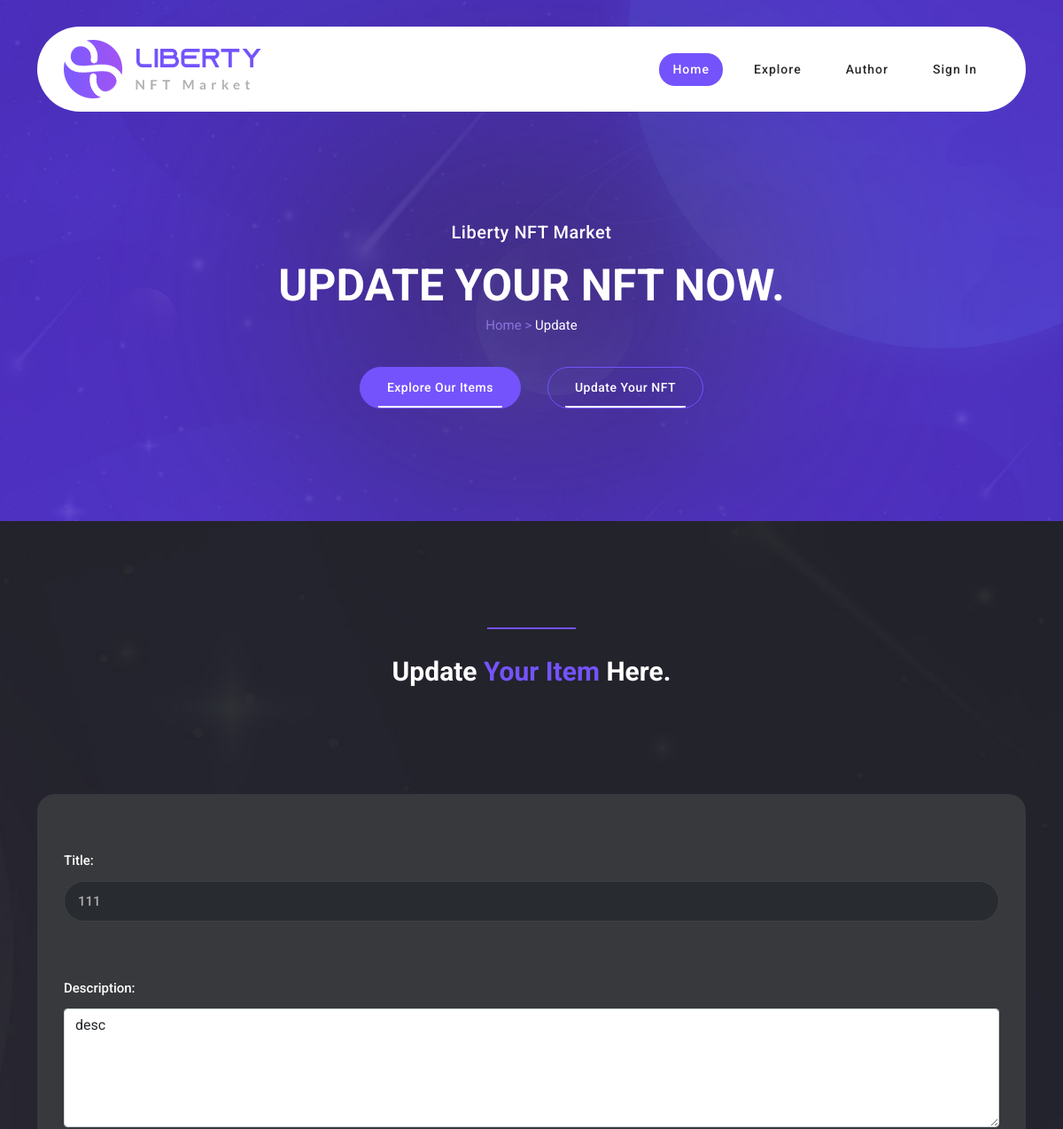
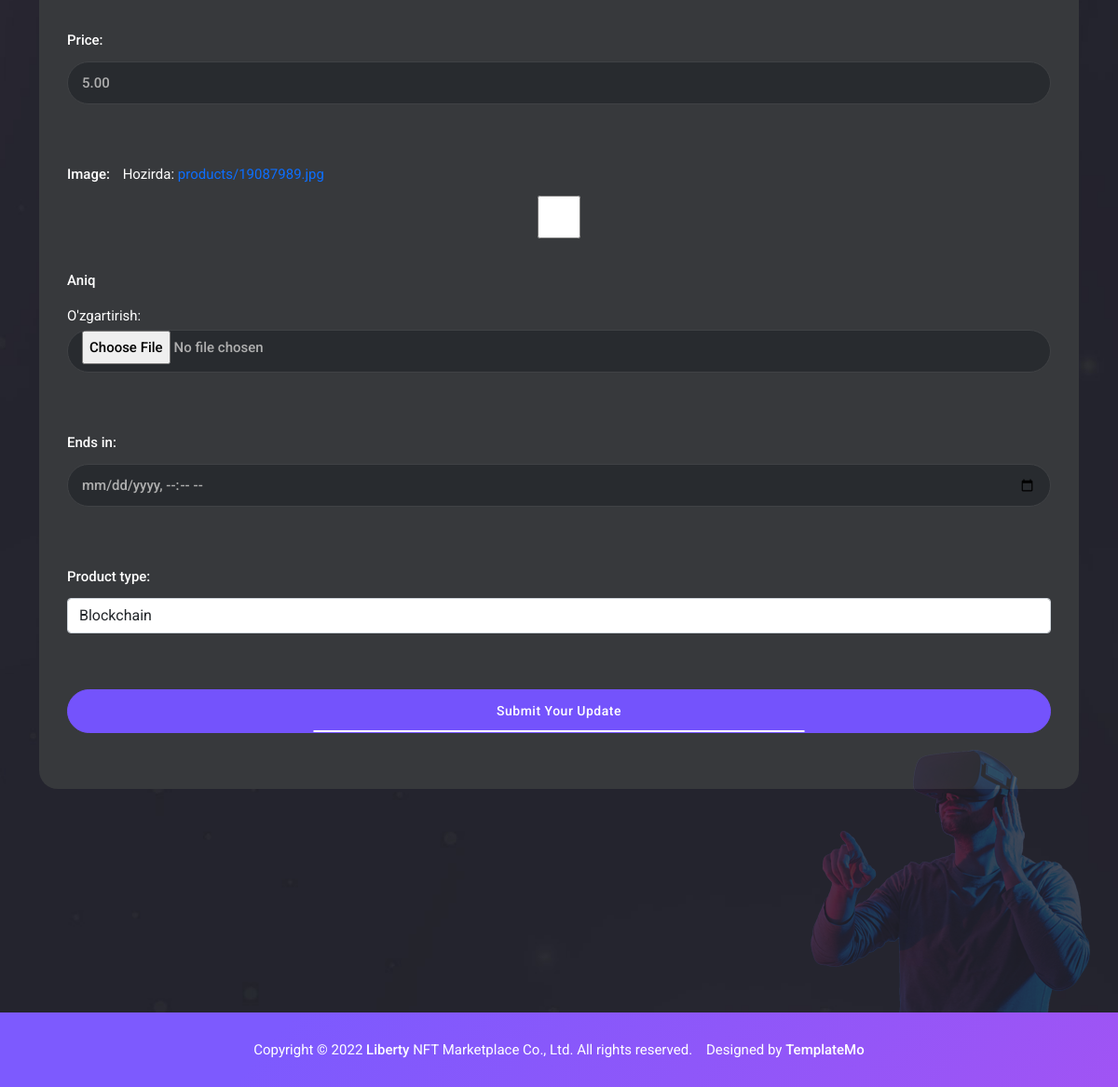
The app's page /products/update/1/ with its own data (2 pictures, top to bottom).
### market/models.py (models this page shows, shortened)
class AbstractBaseModel(models.Model):
    created_at = models.DateTimeField(auto_now_add=True)
    updated_at = models.DateTimeField(auto_now=True)
    class Meta:
        abstract = True

class Product(AbstractBaseModel):
    PRODUCT_TYPE_CHOICES = (
        ('digital', 'Digital'),
        ('physical', 'Physical'),
        ('service', 'Service'),
        ('music', 'Music'),
        ('video', 'Video'),
        ('blockchain', 'Blockchain'),
        ('ai', 'Artificial Intelligence'),
        ('iot', 'Internet of Things'),
        ('other', 'Other'),
    )
    name = models.ForeignKey(Author, related_name='products', on_delete=models.CASCADE)
    title = models.CharField(max_length=255)
    description = models.TextField()
    price = models.DecimalField(max_digits=10, decimal_places=2)
    image = models.FileField(upload_to='products/', null=True, blank=True, default='default_product.png')
    ends_in = models.DateTimeField()  # renamed from 'ends_in'
    product_type = models.CharField(max_length=20, choices=PRODUCT_TYPE_CHOICES, default='other')
    class Meta:
        verbose_name_plural = 'Products'
        db_table = 'products'

### market/views.py (the view, shortened to what this page needs)
# urls.py: path('products/update/<int:pk>/', ProductUpdateView.as_view(), name='product_update'),
class ProductUpdateView(UpdateView):
    model = Product
    form_class = ProductUpdateForm
    template_name = 'market/product_update.html'  # Specify your own template name/path

### market/forms.py
class ProductUpdateForm(forms.ModelForm):
    class Meta:
        model = Product
        fields = ['title', 'description', 'price', 'image', 'ends_in', 'product_type']
        widgets = {
            'ends_in': forms.DateTimeInput(attrs={'type': 'datetime-local'}),
            'description': forms.Textarea(
                attrs={'rows': 5, 'cols': 20, 'class': 'form-control', 'placeholder': 'Description', 'required': True,
                       'autofocus': True, 'id': 'description'}),
            'product_type': forms.Select(attrs={'class': 'form-control'}),
        }

### templates/market/product_update.html (shortened to what this page needs)
{% extends 'base.html' %}
{% load static %}
{% block content %}
  <div class="page-heading normal-space">
    <div class="container">
      <div class="row">
        <div class="col-lg-12">
          <h6>Liberty NFT Market</h6>
          <h2>Update Your NFT Now.</h2>
          <span>Home > <a href="#">Update</a></span>
          <div class="buttons">
            <div class="main-button">
              <a href="{% url 'market:product_list' %}">Explore Our Items</a>
            </div>
            <div class="border-button">
              <a href="{% url 'market:create_product' %}">Update Your NFT</a>
            </div>
          </div>
        </div>
      </div>
    </div>
  </div>
  <div class="item-details-page">
    <div class="container">
      <div class="row">
        <div class="col-lg-12">
          <div class="section-heading">
            <div class="line-dec"></div>
            <h2> Update <em>Your Item</em> Here.</h2>
          </div>
        </div>
        <div class="col-lg-12">
          <form id="contact" action="" method="post" enctype="multipart/form-data">
            {{ form.as_p }}
            <button type="submit" id="form-submit" class="orange-button">Submit Your Update</button>
          </form>
        </div>
      </div>
    </div>
  </div>
{% endblock %}

### records on screen
Product: title "111", description "desc", price "5.00", product_type "Blockchain"
